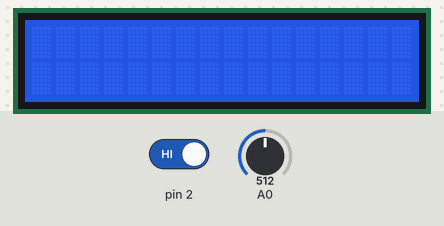
A sketch run on a simulated Arduino Uno, built with avr-gcc and run on an emulated ATmega328P. On the bench: 16×2 character LCD. The inputs (shaded band) are chosen by the test bench; at power-on: pin 2 HIGH, A0 = 512.

Above: at 1.2 s.
1.3 s: pin 2 driven LOW
At 1.35 s:
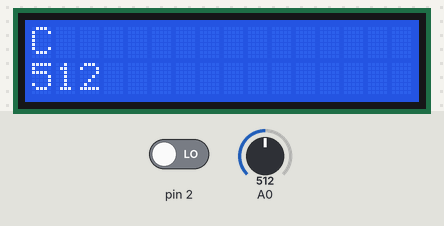
3.1 s: pin 2 driven HIGH
4.9 s: A0 set to 716
6.7 s: A0 set to 900
At 7.5 s:
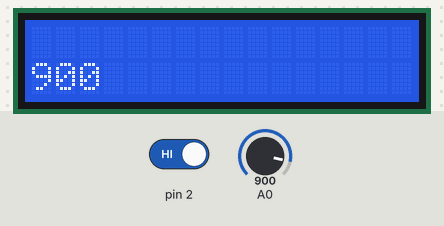
8.9 s: A0 set to 1023
At 10.71 s:
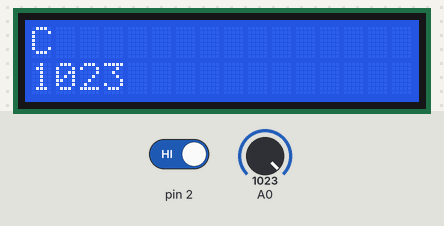

The sketch:

Clase_2.ino
```cpp
/*
 * programa para menejo de lcd de 16x2
 */

#include <LiquidCrystal.h>
 //inicializar lcd

 LiquidCrystal lcd(13,12,11,10,9,8); //RS E d4 d5 d6 d7
 char vector[7] { 'C','I','E','R','C','O','M'}; //vector de juego
 int i=0;
 int encender=0; //encendido del sistema

void setup() {
  lcd.begin(16,2); //forma de trabajo de la matriz
  attachInterrupt(0,on,LOW);//definir el pin de trabajo, nombramos al metodo, elegimos el tipo de interrupcion,
}

void loop() {

  if(encender ==1){
//  lcd.setCursor(0,0); //elijo posicion de lcd
//  lcd.println("HOLA"); //imprimo dato
//  delay(500); //espero a visualizar
//  lcd.clear(); //borro lcd
//  delay(500);   // espero a borra
lcd.setCursor(0,1);
lcd.print(analogRead(0));
for(;i<7;i++){
lcd.setCursor(i,0);
lcd.print(vector[i]);
delay(100);

}

for(i=0;i<7;i++){
lcd.setCursor(i,0);
lcd.print(' ');
delay(100);

}

for(;i>=0;i--){
lcd.setCursor(i,0);
lcd.print(vector[i]);
delay(100);

}

for(i=7;i>=0;i--){
lcd.setCursor(i,0);
lcd.print(' ');
delay(100);

}

//lcd.clear(); // si queremos que se imprima letra por letra entra el clar aqui y el de abajo se borra

//lcd.clear();
//i=0;


}else{
  lcd.clear();
  }
}
void on(){
  encender =1-encender;
  }
```

Measured:
- after the input at 1.3 s, the display: changes at once (image 1)
